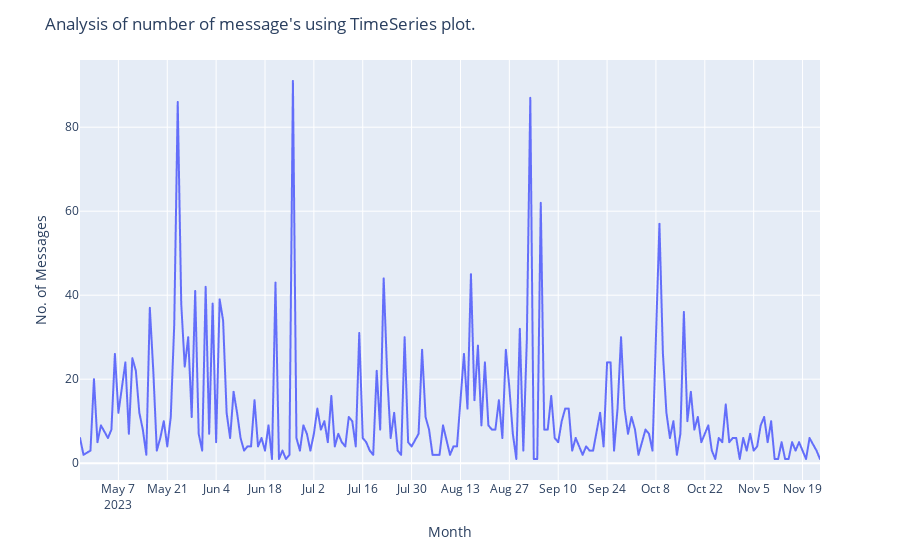

Here is the notebook cell this chart was saved with:
### Code cell
# Time Series plot w.r.t no of message
z = df["Dates"].value_counts()
zDict = z.to_dict() # Convert to Dict
df['msg_count'] = df["Dates"].map(zDict)
#Time Series plot
fig = px.line(x=df['Dates'],y=df['msg_count'])
fig.update_layout(title="Analysis of number of message's using TimeSeries plot.", 
                  xaxis_title='Month',
                  yaxis_title='No. of Messages')
fig.update_xaxes(nticks=20)
fig.show()

### Figure 1 — Plotly figure (JSON) as saved in the notebook; plotly's stock layout.template omitted (floating-point values rounded to 4 significant figures; data arrays with more than 128 entries replaced by an {"elided": "..."} marker saying what was removed)
{"data": [{"hovertemplate": "x=%{x}<br>y=%{y}<extra></extra>", "legendgroup": "", "line": {"color": "#636efa", "dash": "solid"}, "marker": {"symbol": "circle"}, "mode": "lines", "name": "", "showlegend": false, "type": "scattergl", "x": {"elided": "2510 str values"}, "xaxis": "x", "y": {"elided": "2510 int values"}, "yaxis": "y"}], "layout": {"legend": {"tracegroupgap": 0}, "margin": {"t": 60}, "title": {"text": "Analysis of number of message's using TimeSeries plot."}, "xaxis": {"anchor": "y", "domain": [0, 1], "nticks": 20, "title": {"text": "Month"}}, "yaxis": {"anchor": "x", "domain": [0, 1], "title": {"text": "No. of Messages"}}}}
